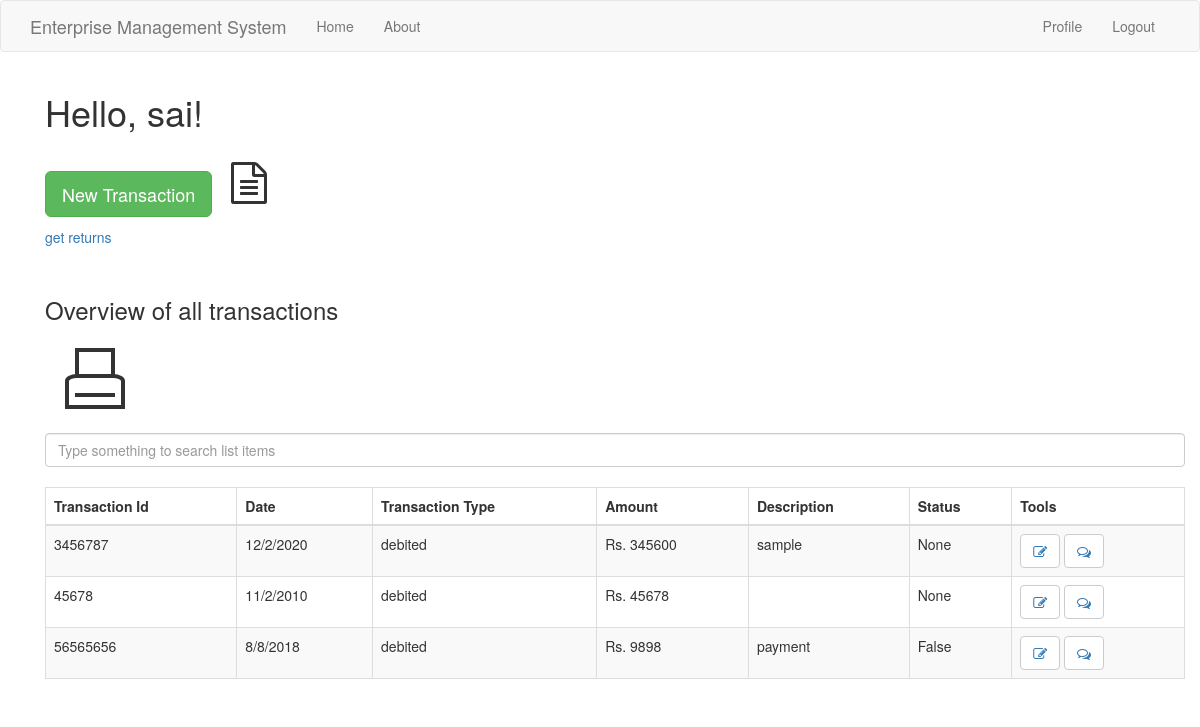
Before: /index (signed in) with the older database file.
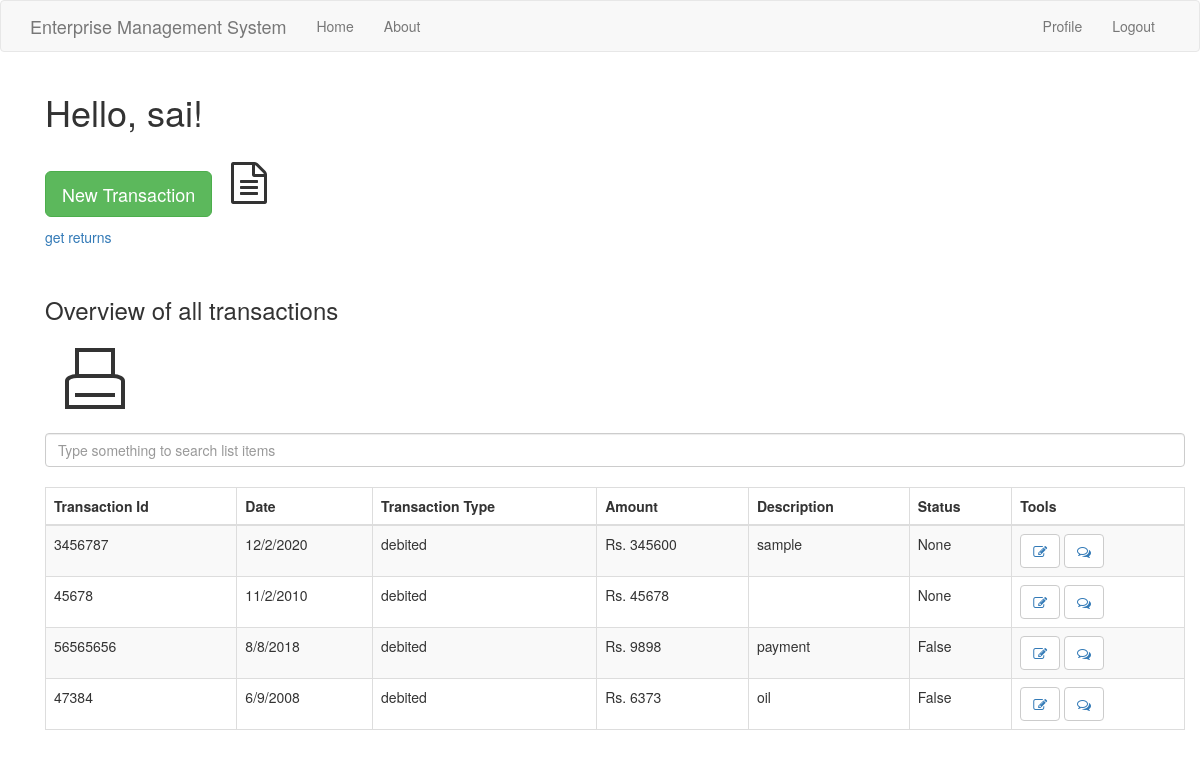
After: the same page with the newer database file.
### app/models.py (models this page shows, shortened)
class User(UserMixin,db.Model):
    id = db.Column(db.Integer,primary_key=True)
    username = db.Column(db.String(64), index=True,unique=True)
    email = db.Column(db.String(120),index=True,unique=True)
    password_hash = db.Column(db.String(128))
    job = db.Column(db.String(64))
    posts = db.relationship('Post',backref='author',lazy='dynamic')
    comment = db.relationship('Comment',backref='comment_by',lazy='dynamic')
    about_me = db.Column(db.String(140))
    last_seen = db.Column(db.DateTime, default=datetime.utcnow)

class Transaction(db.Model):
    id = db.Column(db.Integer,primary_key=True)
    tr_id = db.Column(db.Integer)
    date = db.Column(db.String(64))
    description = db.Column(db.String(140))
    tr_type = db.Column(db.String(64))
    amount = db.Column(db.Integer)
    valid = db.Column(db.Boolean, default=False)
    user_id = db.Column(db.Integer,db.ForeignKey('user.id'))

### app/routes.py (the view)
@app.route('/')
@app.route('/index')
@login_required
def index():
    if current_user.job != 'Acc':
        transaction = Transaction.query.filter_by(user_id=current_user.id)
        return render_template("index.html", title='HomePage',transaction=transaction)
    else:
        return redirect(url_for('acc_index'))

### app/models.py (called while the page is built)
@login.user_loader
def load_user(id):
    return User.query.get(int(id))

### app/routes.py (called while the page is built)
@app.before_request
def before_request():
    if current_user.is_authenticated:
        current_user.last_seen = datetime.utcnow()
        db.session.commit()

### app/templates/index.html (shortened to what this page needs)
{% extends "base.html" %}
{% import 'bootstrap/wtf.html' as wtf %}
{% block app_content %}
<link rel="stylesheet" href="https://cdnjs.cloudflare.com/ajax/libs/font-awesome/4.7.0/css/font-awesome.min.css">
    <div class="container">
        <h1>Hello, {{ current_user.username }}!</h1>
        <br>
        <p> <a href="{{ url_for('add_transaction') }}" class="btn btn-lg btn-success">New Transaction</a> <i class="fa fa-file-text-o fa-3x" aria-hidden="true" style="margin-left: 15px" ></i></p>
        <p> <a href="{{ url_for('get_returns') }}"> get returns </a> </p>
        <br>
        <h3>Overview of all transactions</h3>
        <button class="print-button" onclick="window.print()"><span class="print-icon"></span></button>
        <br>
        <input class="form-control mb-4" id="tableSearch" type="text" placeholder="Type something to search list items">
        <br>
        <table class="table table-bordered table-striped">
            <thead>
                <tr>
                    <th>Transaction Id</th>
                    <th>Date</th>
                    <th>Transaction Type</th>
                    <th>Amount</th>
                    <th>Description</th>
                    <th>Status</th>
                    <th>Tools</th>
                </tr>
            </thead>
            <tbody id="myTable">
            {% for po in transaction %}
                <tr>
                    <td>{{ po.tr_id }}</td>
                    <td>{{ po.date }}</td>
                    <td>{{ po.tr_type }}</td>
                    <td>Rs. {{ po.amount }}</td>
                    <td>{{ po.description }}</td>
                    <td>{{po.valid}}</td>
                    <td> <button type="button" class="btn btn-default"><a href="{{ url_for('edit_transaction', trans_id = po.id) }}"><i class="fa fa-pencil-square-o" aria-hidden="true"></i></a></button>
                    <button type="button" class='btn btn-default'><a href="{{ url_for('add_comment', trans_id = po.id) }}"><i class="fa fa-comments-o" aria-hidden="true"></i></a></button> </td>
                </tr>
            {% endfor %}
            </tbody>
        </table>
    </div>
{% endblock %}

### app/templates/base.html (shortened to what this page needs)
{% extends 'bootstrap/base.html' %}
{% block navbar %}
    <nav class="navbar navbar-default">
        <div class="container">
            <div class="navbar-header">
                <a class="navbar-brand">Enterprise Management System</a>
            </div>
            <div class="collapse navbar-collapse" id="bs-example-navbar-collapse-1">
                <ul class="nav navbar-nav">
                    <li><a href="{{ url_for('home') }}">Home</a></li>
                    <li><a href="{{ url_for('about') }}">About</a></li>
                </ul>
                <ul class="nav navbar-nav navbar-right">
                    {% if current_user.is_anonymous %}
                    <li><a href="{{ url_for('login') }}">Login</a></li>
                    {% else %}
                    <li><a href="{{ url_for('user', username=current_user.username) }}">Profile</a></li>
                    <li><a href="{{ url_for('logout') }}">Logout</a></li>
                    {% endif %}
                </ul>
            </div>
        </div>
    </nav>
{% endblock %}
{% block content %}
    <div class="container">
        {% block app_content %}{% endblock %}
    </div>
{% endblock %}

### app/templates/index.html (style rules this page uses)
button.print-button { width: 100px; height: 100px; }
span.print-icon, span.print-icon::before, span.print-icon::after, button.print-button:hover .print-icon::after { border: solid 4px #333; }
span.print-icon::after { border-width: 2px; }
button.print-button { position: relative; padding: 0; border: 0; border: none; background: transparent; }
span.print-icon, span.print-icon::before, span.print-icon::after, button.print-button:hover .print-icon::after { box-sizing: border-box; background-color: #fff; }
span.print-icon { position: relative; display: inline-block; padding: 0; margin-top: 20%; width: 60%; height: 35%; background: #fff; border-radius: 20% 20% 0 0; }
span.print-icon::before { content: " "; position: absolute; bottom: 100%; left: 12%; right: 12%; height: 110%; transition: height .2s .15s; }
span.print-icon::after { content: " "; position: absolute; top: 55%; left: 12%; right: 12%; height: 0%; background: #fff; background-repeat: no-repeat; background-size: 70% 90%; background-position: center; background-image: linear-gradient( to top, #fff 0, #fff 14%, #333 14%, #333 28%, #fff 28%, #fff 42%, #333 42%, #333 56%, #fff 56%, #fff 70%, #333 70%, #333 84%, #fff 84%, #fff 100% ); transition: height .2s, border-width 0s .2s, width 0s .2s; }

Changed rows visible on the page:
added Transaction: tr_id "47384", date "6/9/2008", tr_type "debited", amount "6373", description "oil", valid "False"
